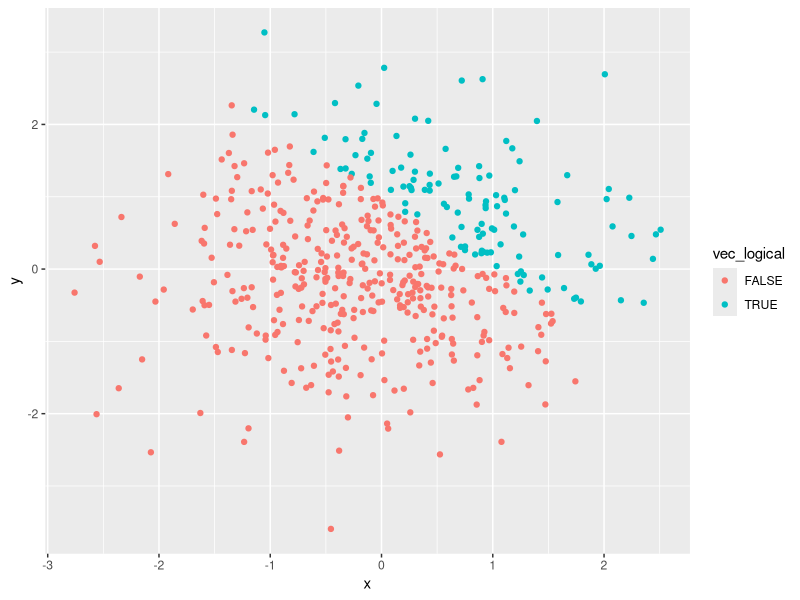
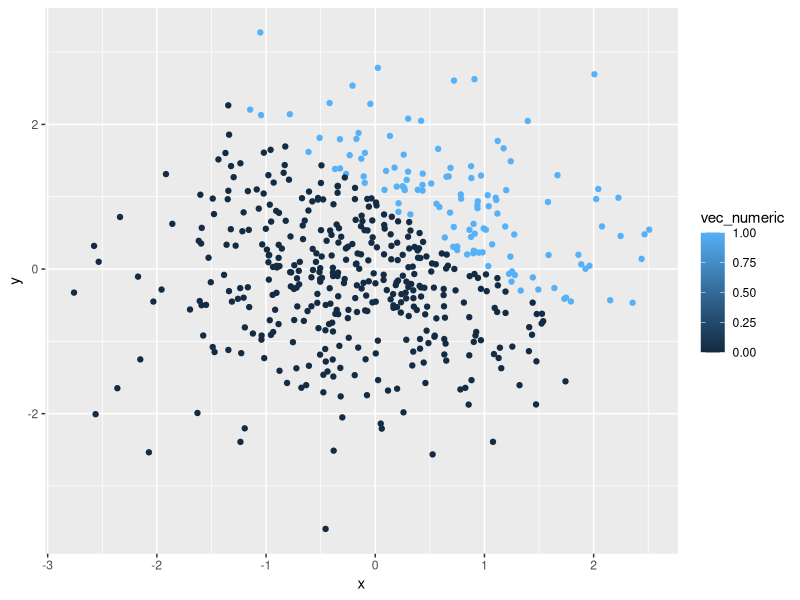
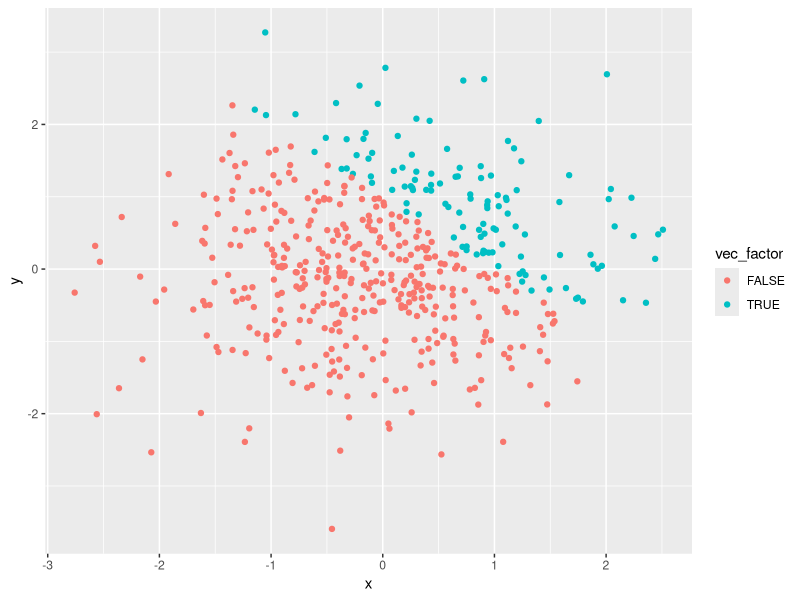
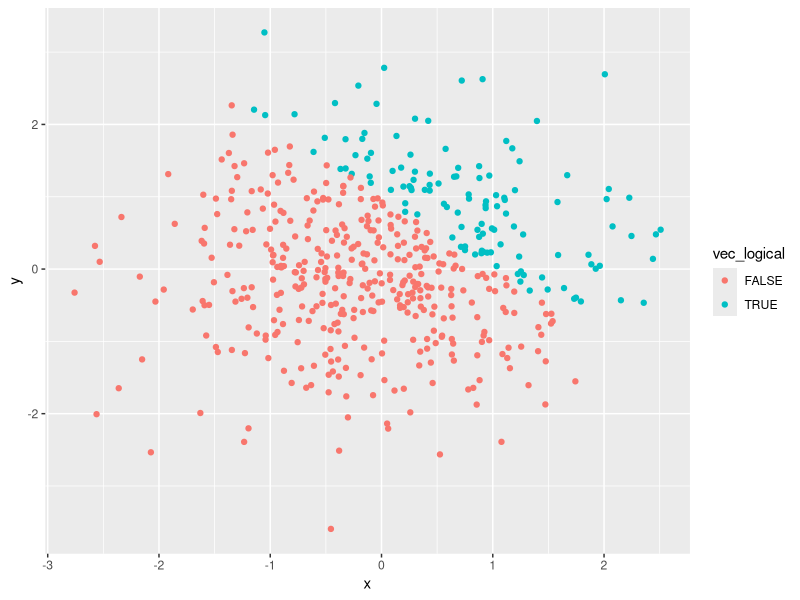

Here is the R script that generated these plots, in order:
## ---- chunk 1
knitr::opts_chunk$set(echo = TRUE)
## ---- chunk 2
library(tidyverse)

hw1_df=tibble(
   vec_numeric=rnorm(n=8, mean=0, sd=1),
   vec_logical=vec_numeric>0,
   vec_char=c("This", "is", "my", "first", "class", "using", "R", "code"),
   vec_factor=factor(c( "a","a","b","b","c","c","c","c"))
)
## ---- chunk 3
mean(pull(hw1_df, vec_numeric))
mean(pull(hw1_df, vec_logical))
mean(pull(hw1_df, vec_char))
mean(pull(hw1_df, vec_factor))
## ---- chunk 4
as.numeric(pull(hw1_df, vec_logical))
as.numeric(pull(hw1_df, vec_char))
as.numeric(pull(hw1_df, vec_factor))
## ---- chunk 5
pull(hw1_df, vec_numeric)*as.numeric(pull(hw1_df, vec_logical))
pull(hw1_df, vec_numeric)*as.factor(pull(hw1_df, vec_logical))
as.numeric(as.factor(pull(hw1_df, vec_logical)))*pull(hw1_df, vec_numeric)
## ---- chunk 6
hw1_df2=tibble(
   x=rnorm(n=500, mean=0, sd=1),
   y=rnorm(n=500, mean=0, sd=1),
   vec_logical=x+y>1,
   vec_numeric=as.numeric(vec_logical),
   vec_factor=as.factor(vec_logical)
)
## ---- chunk 7
ggplot(hw1_df2,aes(x=x,y=y,color=vec_logical))+geom_point()
## ---- chunk 8
ggsave("Rplot.png",width = 20, height = 20, units = "cm")
## ---- chunk 9
ggplot(hw1_df2,aes(x=x,y=y,color=vec_numeric))+geom_point()
## ---- chunk 10
ggplot(hw1_df2,aes(x=x,y=y,color=vec_factor))+geom_point()
